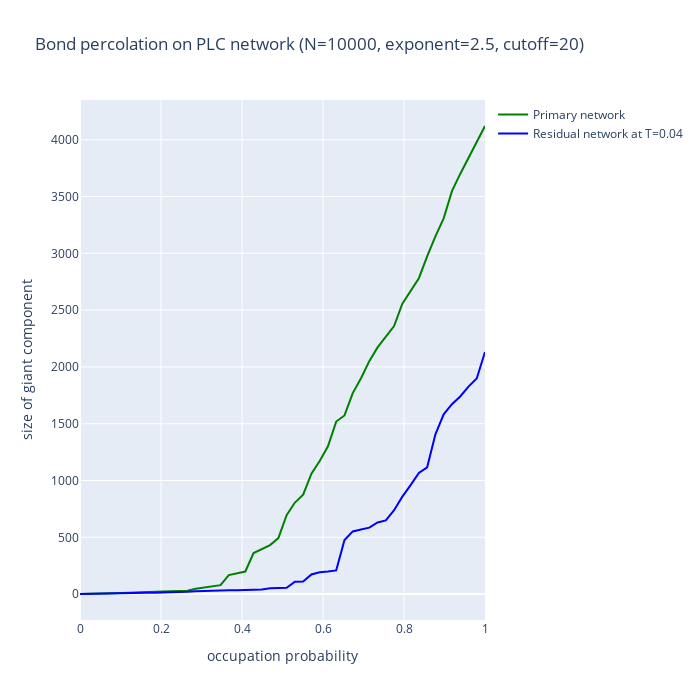

Notebook source saved alongside this figure:
### Markdown cell above
We may use this datset to plot the size of the GCC in the primary network, and compare it to the size of the GCC in the corresponding residual network.

### Code cell
# primary percolation process
basedf = df[df[ResidualBondPercolation.DEPTH_RESIDUAL] == 0]
primary = go.Scatter(x=basedf[ResidualBondPercolation.P_RESIDUAL(0)], y=basedf[ResidualBondPercolation.GCC_RESIDUAL],
                     mode='lines', marker=dict(color='green'),
                     name='Primary network'
                    )

# residual at the chosen point in the primary percolation process
p = ps[2]
basedf = df[df[ResidualBondPercolation.DEPTH_RESIDUAL] == 1]
basedf = basedf[basedf[ResidualBondPercolation.P_RESIDUAL(0)] == p]
residual = go.Scatter(x=basedf[ResidualBondPercolation.P_RESIDUAL(1)], y=basedf[ResidualBondPercolation.GCC_RESIDUAL],
                      mode='lines', marker=dict(color='blue'),
                      name=f'Residual network at T={p:.2f}'
                     )

layout = go.Layout(title=f'Bond percolation on PLC network (N={N}, exponent={alpha}, cutoff={kappa})',
                  xaxis_title='occupation probability',
                  yaxis_title='size of giant component', width=700, height=700)
fig = go.Figure(data=[primary, residual], layout=layout)
fig.show()

### Figure 1 — Plotly figure (JSON) as saved in the notebook; plotly's stock layout.template omitted (floating-point values rounded to 4 significant figures)
{"data": [{"marker": {"color": "green"}, "mode": "lines", "name": "Primary network", "type": "scatter", "x": [0, 0.02041, 0.04082, 0.06122, 0.08163, 0.102, 0.1224, 0.1429, 0.1633, 0.1837, 0.2041, 0.2245, 0.2449, 0.2653, 0.2857, 0.3061, 0.3265, 0.3469, 0.3673, 0.3878, 0.4082, 0.4286, 0.449, 0.4694, 0.4898, 0.5102, 0.5306, 0.551, 0.5714, 0.5918, 0.6122, 0.6327, 0.6531, 0.6735, 0.6939, 0.7143, 0.7347, 0.7551, 0.7755, 0.7959, 0.8163, 0.8367, 0.8571, 0.8776, 0.898, 0.9184, 0.9388, 0.9592, 0.9796, 1], "y": [1, 4, 5, 5, 7, 9, 13, 15, 21, 23, 23, 25, 27, 29, 48, 58, 73, 79, 167, 183, 199, 361, 393, 432, 493, 695, 806, 876, 1060, 1171, 1301, 1519, 1573, 1770, 1901, 2051, 2172, 2271, 2360, 2557, 2673, 2781, 2973, 3150, 3308, 3548, 3699, 3842, 3975, 4121]}, {"marker": {"color": "blue"}, "mode": "lines", "name": "Residual network at T=0.04", "type": "scatter", "x": [0, 0.02041, 0.04082, 0.06122, 0.08163, 0.102, 0.1224, 0.1429, 0.1633, 0.1837, 0.2041, 0.2245, 0.2449, 0.2653, 0.2857, 0.3061, 0.3265, 0.3469, 0.3673, 0.3878, 0.4082, 0.4286, 0.449, 0.4694, 0.4898, 0.5102, 0.5306, 0.551, 0.5714, 0.5918, 0.6122, 0.6327, 0.6531, 0.6735, 0.6939, 0.7143, 0.7347, 0.7551, 0.7755, 0.7959, 0.8163, 0.8367, 0.8571, 0.8776, 0.898, 0.9184, 0.9388, 0.9592, 0.9796, 1], "y": [1, 3, 6, 6, 6, 10, 12, 12, 12, 13, 14, 21, 21, 21, 25, 28, 28, 32, 33, 33, 35, 38, 41, 52, 54, 55, 109, 111, 173, 193, 199, 209, 476, 552, 569, 585, 631, 649, 739, 858, 960, 1067, 1116, 1407, 1583, 1672, 1740, 1827, 1898, 2132]}], "layout": {"height": 700, "title": {"text": "Bond percolation on PLC network (N=10000, exponent=2.5, cutoff=20)"}, "width": 700, "xaxis": {"autorange": true, "range": [0, 1], "title": {"text": "occupation probability"}, "type": "linear"}, "yaxis": {"autorange": true, "range": [-227.9, 4350.0], "title": {"text": "size of giant component"}, "type": "linear"}}}
